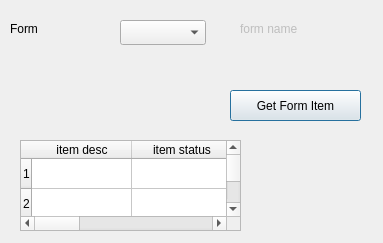
<?xml version="1.0" encoding="UTF-8"?>
<ui version="4.0">
 <class>Dialog</class>
 <widget class="QDialog" name="Dialog">
  <property name="geometry">
   <rect>
    <x>0</x>
    <y>0</y>
    <width>383</width>
    <height>243</height>
   </rect>
  </property>
  <property name="windowTitle">
   <string>Display Form Items</string>
  </property>
  <widget class="QTableWidget" name="w1">
   <property name="geometry">
    <rect>
     <x>20</x>
     <y>140</y>
     <width>221</width>
     <height>91</height>
    </rect>
   </property>
   <property name="rowCount">
    <number>2</number>
   </property>
   <property name="columnCount">
    <number>4</number>
   </property>
   <row/>
   <row/>
   <column>
    <property name="text">
     <string>item desc</string>
    </property>
   </column>
   <column>
    <property name="text">
     <string>item status</string>
    </property>
   </column>
   <column/>
   <column/>
  </widget>
  <widget class="QComboBox" name="CMB_formId">
   <property name="enabled">
    <bool>true</bool>
   </property>
   <property name="geometry">
    <rect>
     <x>120</x>
     <y>20</y>
     <width>86</width>
     <height>25</height>
    </rect>
   </property>
  </widget>
  <widget class="QLabel" name="label_2">
   <property name="geometry">
    <rect>
     <x>10</x>
     <y>20</y>
     <width>67</width>
     <height>17</height>
    </rect>
   </property>
   <property name="text">
    <string>Form</string>
   </property>
  </widget>
  <widget class="QLabel" name="LB_formName">
   <property name="enabled">
    <bool>false</bool>
   </property>
   <property name="geometry">
    <rect>
     <x>240</x>
     <y>20</y>
     <width>141</width>
     <height>17</height>
    </rect>
   </property>
   <property name="frameShape">
    <enum>QFrame::NoFrame</enum>
   </property>
   <property name="text">
    <string>form name</string>
   </property>
  </widget>
  <widget class="QPushButton" name="BTN_getFormItem">
   <property name="geometry">
    <rect>
     <x>230</x>
     <y>90</y>
     <width>131</width>
     <height>31</height>
    </rect>
   </property>
   <property name="text">
    <string>Get Form Item</string>
   </property>
  </widget>
 </widget>
 <resources/>
 <connections/>
</ui>
